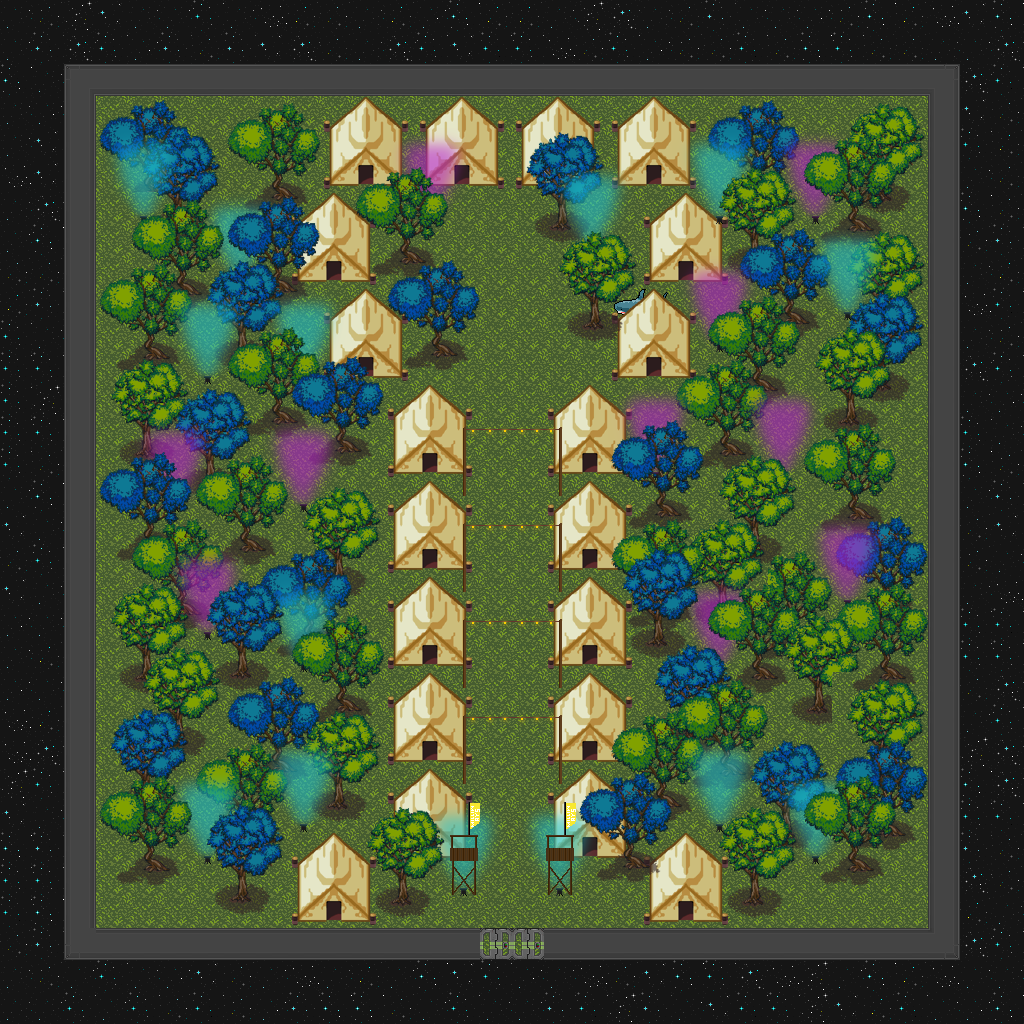

The image is a tile-based game level rendered from a .tmx file. Its description and source (layers, tilesets, objects; grid data summarised) follow:
An orthogonal 32x32 tile map with 32x32 px tiles, 31 tile layers (exit, jitsi, collision, background, ...), 8 tilesets.

<map version="1.4" tiledversion="1.4.3" orientation="orthogonal" renderorder="right-down" width="32" height="32" tilewidth="32" tileheight="32" infinite="0" nextlayerid="37" nextobjectid="1">
 <tileset firstgid="1" source="tilesets/floors.tsx" />
 <tileset firstgid="757" source="tilesets/space.tsx" />
 <tileset firstgid="1333" source="tilesets/walls.tsx" />
 <tileset firstgid="1443" source="tilesets/plain_wall.tsx" />
 <tileset firstgid="1507" source="tilesets/plain_door.tsx" />
 <tileset firstgid="1537" source="tilesets/cccamp2019.tsx" />
 <tileset firstgid="1793" source="tilesets/sci-fi.tsx" />
 <tileset firstgid="2513" source="tilesets/jitsi_warning.tsx" />
 <layer id="34" name="exit" width="32" height="32">
  <properties>
   <property name="exitUrl" value="main.json#cccamp2019" />
  </properties>
  <data>[1024 cells, 2 non-empty, 1 distinct tile ids]</data>
 </layer>
 <layer id="36" name="jitsi" width="32" height="32">
  <properties>
   <property name="jitsiRoom" value="camp" />
  </properties>
  <data>[1024 cells, 126 non-empty, 1 distinct tile ids]</data>
 </layer>
 <layer id="32" name="collision" width="32" height="32">
  <data>[1024 cells, 79 non-empty, 1 distinct tile ids]</data>
 </layer>
 <layer id="2" name="background" width="32" height="32">
  <data>[1024 cells, 1024 non-empty, 18 distinct tile ids]</data>
 </layer>
 <layer id="3" name="base" width="32" height="32">
  <data>[1024 cells, 784 non-empty, 7 distinct tile ids]</data>
 </layer>
 <layer id="4" name="doors" width="32" height="32">
  <data>[1024 cells, 2 non-empty, 1 distinct tile ids]</data>
 </layer>
 <layer id="35" name="jitsiWarning" width="32" height="32">
  <data>[1024 cells, 7 non-empty, 2 distinct tile ids]</data>
 </layer>
 <layer id="1" name="start" width="32" height="32">
  <data>[1024 cells, 2 non-empty, 1 distinct tile ids]</data>
 </layer>
 <layer id="7" name="clutterUnder" width="32" height="32">
  <data>[1024 cells, 2 non-empty, 2 distinct tile ids]</data>
 </layer>
 <layer id="8" name="tents" width="32" height="32">
  <data>[1024 cells, 181 non-empty, 10 distinct tile ids]</data>
 </layer>
 <layer id="33" name="towerLights" width="32" height="32">
  <data>[1024 cells, 18 non-empty, 9 distinct tile ids]</data>
 </layer>
 <layer id="30" name="towers" width="32" height="32">
  <data>[1024 cells, 4 non-empty, 2 distinct tile ids]</data>
 </layer>
 <layer id="31" name="signs" width="32" height="32">
  <data>[1024 cells, 4 non-empty, 2 distinct tile ids]</data>
 </layer>
 <objectgroup id="5" name="floorLayer" />
 <layer id="6" name="clutterOver" width="32" height="32">
  <data>[1024 cells, 42 non-empty, 8 distinct tile ids]</data>
 </layer>
 <layer id="24" name="trees12" width="32" height="32">
  <data>[1024 cells, 9 non-empty, 9 distinct tile ids]</data>
 </layer>
 <layer id="23" name="trees11" width="32" height="32">
  <data>[1024 cells, 60 non-empty, 48 distinct tile ids]</data>
 </layer>
 <layer id="29" name="lights10" width="32" height="32">
  <data>[1024 cells, 54 non-empty, 18 distinct tile ids]</data>
 </layer>
 <layer id="22" name="trees10" width="32" height="32">
  <data>[1024 cells, 72 non-empty, 36 distinct tile ids]</data>
 </layer>
 <layer id="21" name="trees9" width="32" height="32">
  <data>[1024 cells, 48 non-empty, 48 distinct tile ids]</data>
 </layer>
 <layer id="28" name="lights8" width="32" height="32">
  <data>[1024 cells, 36 non-empty, 18 distinct tile ids]</data>
 </layer>
 <layer id="20" name="trees8" width="32" height="32">
  <data>[1024 cells, 60 non-empty, 48 distinct tile ids]</data>
 </layer>
 <layer id="19" name="trees7" width="32" height="32">
  <data>[1024 cells, 48 non-empty, 48 distinct tile ids]</data>
 </layer>
 <layer id="27" name="lights6" width="32" height="32">
  <data>[1024 cells, 36 non-empty, 9 distinct tile ids]</data>
 </layer>
 <layer id="18" name="trees6" width="32" height="32">
  <data>[1024 cells, 72 non-empty, 36 distinct tile ids]</data>
 </layer>
 <layer id="17" name="trees5" width="32" height="32">
  <data>[1024 cells, 57 non-empty, 36 distinct tile ids]</data>
 </layer>
 <layer id="26" name="lights4" width="32" height="32">
  <data>[1024 cells, 36 non-empty, 18 distinct tile ids]</data>
 </layer>
 <layer id="16" name="trees4" width="32" height="32">
  <data>[1024 cells, 82 non-empty, 36 distinct tile ids]</data>
 </layer>
 <layer id="15" name="trees3" width="32" height="32">
  <data>[1024 cells, 70 non-empty, 48 distinct tile ids]</data>
 </layer>
 <layer id="14" name="trees2" width="32" height="32">
  <data>[1024 cells, 77 non-empty, 53 distinct tile ids]</data>
 </layer>
 <layer id="25" name="lights1" width="32" height="32">
  <data>[1024 cells, 36 non-empty, 9 distinct tile ids]</data>
 </layer>
 <layer id="13" name="trees1" width="32" height="32">
  <data>[1024 cells, 72 non-empty, 48 distinct tile ids]</data>
 </layer>
</map>
